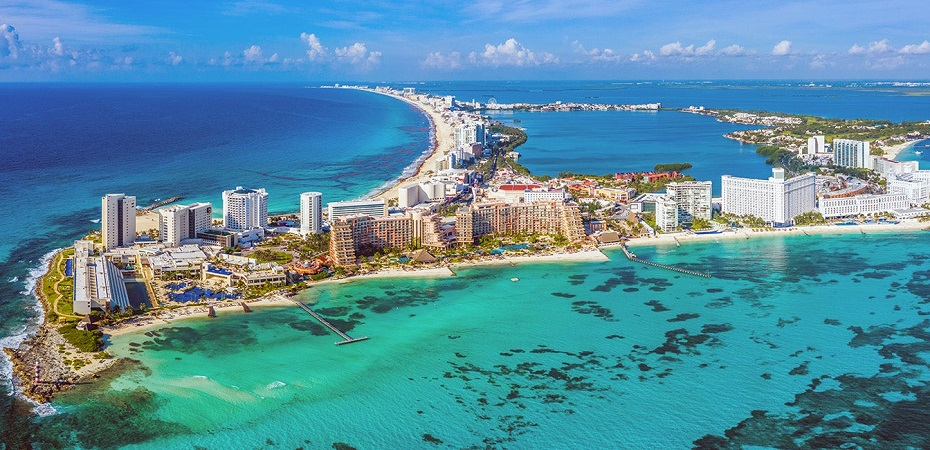
#> input picture assets/cancun.jpg, 930 x 450 px, found by its file name
$ jupyter execute --allow-errors 'Atividade_Segmentação_de_imagens_Parte_1.ipynb'   (shell and % lines are left out)
#> lines starting #> are read from the running program, lines starting #| are printed output that depends on the picture; after the words box and inside, x2 and y2 are one past the last pixel; in counts of white or black regions, pixels touching at a corner belong together
<a href="https://colab.research.google.com/github/natanascimento/image-processing/blob/main/notebooks/Atividade_Segmenta%C3%A7%C3%A3o_de_imagens_Parte_1.ipynb" target="_parent"></a>

# Download das imagens

## Imports iniciais

[cell 1]
import matplotlib.pyplot as plt
from skimage import data
from skimage.filters import try_all_threshold
import matplotlib.pyplot as plt
from skimage import data
import cv2 as cv

## Questão 1

[cell 2]
cancun = cv.imread("/content/cancun.jpg", 0)
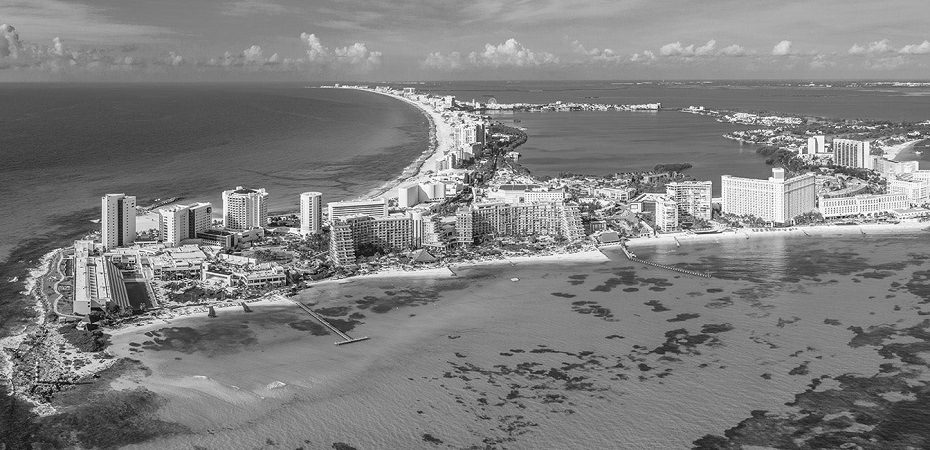
#> cancun: shape (450, 930); min 0, max 255, mean 127.5
plt.imshow(cancun, cmap="gray")

[cell 3]
new_york = cv.imread("/content/new_york.jpg", 0)
#> (the rest of this cell did not finish here and is left out)

[cell 4]
from skimage.filters import threshold_local

block_size = 35
local_thresh = threshold_local(cancun, block_size, offset = 10)
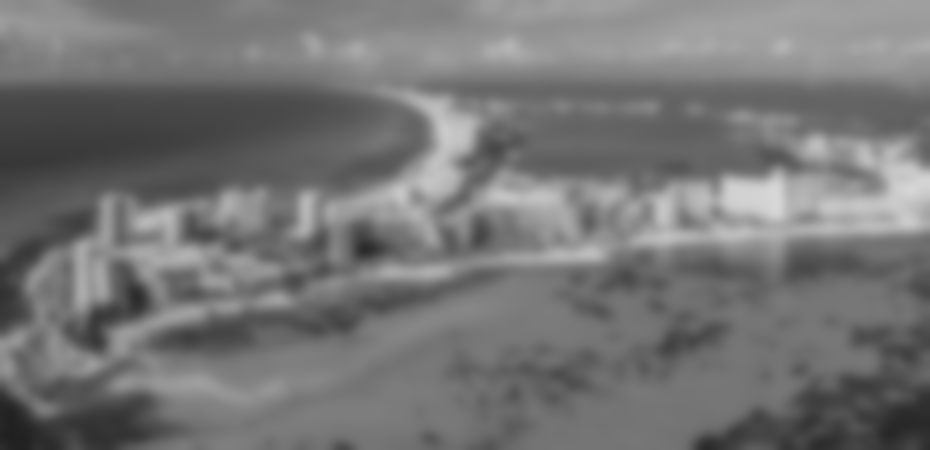
#> local_thresh: shape (450, 930) float64; min 32.8, max 216.4, mean 117.5
binary_local = cancun > local_thresh
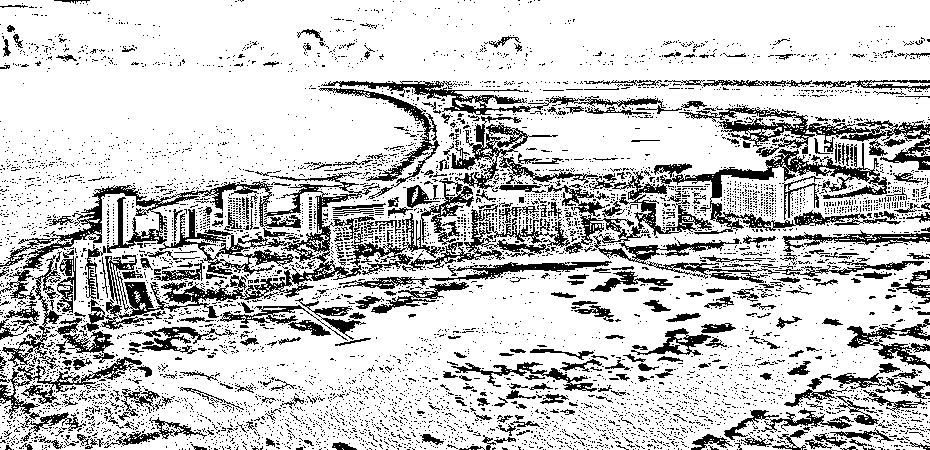
#> binary_local: shape (450, 930) bool; 78.7% white; black in thin lines or dots

plt.imshow(binary_local, cmap="gray")

[cell 5]
from skimage.filters import threshold_otsu

#> (the rest of this cell did not finish here and is left out)

[cell 6]
from skimage.filters import threshold_local

block_size = 35
#> (the rest of this cell did not finish here and is left out)

## Questão 2

[cell 7]
image = data.coins()[50:-50, 50:-50]
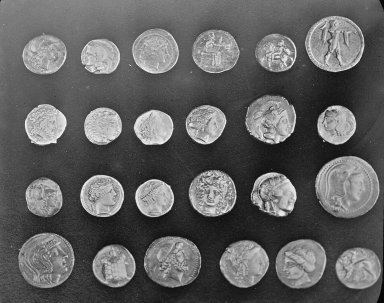
#> input picture skimage.data.coins(), 384 x 303 px
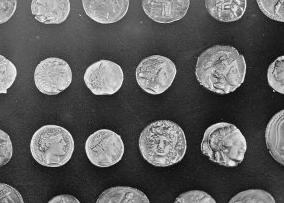
#> image: shape (203, 284); min 7, max 252, mean 91.5
plt.imshow(image, cmap="gray")

[cell 8]
thresh = threshold_otsu(image)
#> thresh = 112
binaryC = image > thresh
#> binaryC: shape (203, 284) bool; 32.2% white; 28 white regions (5 under 20 px), largest, box (x1, y1, x2, y2) and area: (195, 46, 246, 94) 1811, (139, 120, 187, 166) 1600, (30, 125, 74, 167) 1446
plt.imshow(binaryC, cmap="gray")

[cell 9]
from skimage.morphology import closing, square
newBinary = closing(binaryC, square(5))
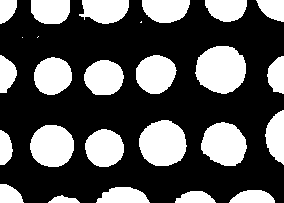
#> newBinary: shape (203, 284) bool; 33.6% white; 26 white regions (3 under 20 px), largest, box (x1, y1, x2, y2) and area: (195, 46, 246, 94) 1895, (139, 120, 187, 166) 1720, (201, 122, 247, 166) 1519
plt.imshow(newBinary, cmap="gray")

[cell 10]
from skimage.segmentation import clear_border
imgCB = clear_border(newBinary)
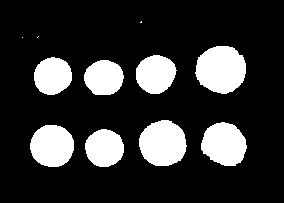
#> imgCB: shape (203, 284) bool; 19.4% white; 11 white regions (3 under 20 px), largest, box (x1, y1, x2, y2) and area: (195, 46, 246, 94) 1895, (139, 120, 187, 166) 1720, (201, 122, 247, 166) 1519
plt.imshow(imgCB, cmap="gray")

[cell 11]
from skimage.measure import label
from skimage.color import label2rgb

li = label(imgCB)
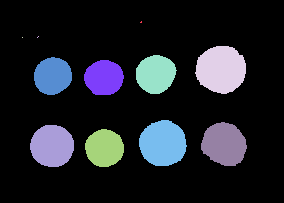
#> li: shape (203, 284) int32; 12 distinct labels, from 0 to 11; one colour per label, 0 black
plt.imshow(li, cmap="gray")

[cell 12]
image_label_overlay = label2rgb(li, image = image)
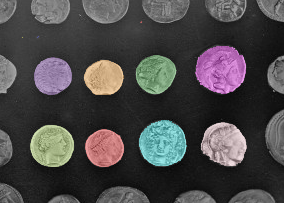
#> image_label_overlay: shape (203, 284, 3) float64; mean R, G, B 0.287, 0.279, 0.281
plt.imshow(image_label_overlay, cmap="gray")

[cell 13]
from skimage.measure import regionprops
import matplotlib.patches as mpatches

fig, ax = plt.subplots(figsize=(10,6))
ax.imshow(image_label_overlay)

for region in regionprops(li):
  if region.area >= 100:
    minr, minc, maxr, maxc = region.bbox
    rect = mpatches.Rectangle((minc, minr), maxc - minc, maxr - minr,
                                  fill=False, edgecolor='blue', linewidth=5)
    ax.add_patch(rect)
#> this loop made 11 passes
#> (minr, minc, maxr, maxc) on passes 4 to 11: (46, 195, 94, 246), (55, 136, 94, 177), (57, 34, 95, 72), (60, 84, 95, 124), (120, 139, 166, 187), (122, 201, 166, 247), (125, 30, 167, 74), (129, 85, 167, 124)
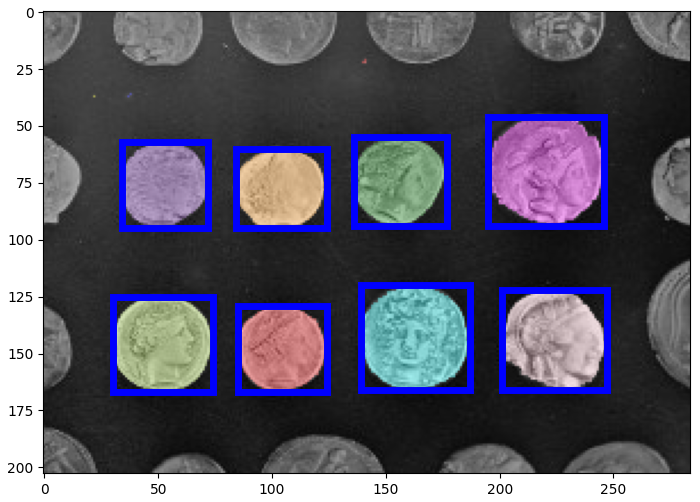
#> figure drawn by matplotlib, 1 panel

$ run again, with assets/pedestres.jpg copied over assets/cancun.jpg
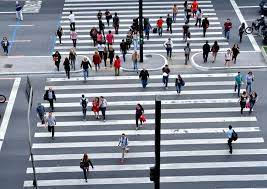
#> input picture assets/pedestres.jpg, 267 x 189 px, found by its file name
#> `binary_local = cancun > local_thresh`:
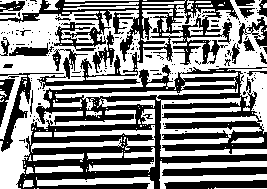
#> binary_local: shape (189, 267) bool; 52.8% white; 163 black regions (137 under 20 px), largest, box (x1, y1, x2, y2) and area: (16, 65, 267, 189) 12951, (0, 0, 239, 89) 5966, (162, 167, 267, 176) 769
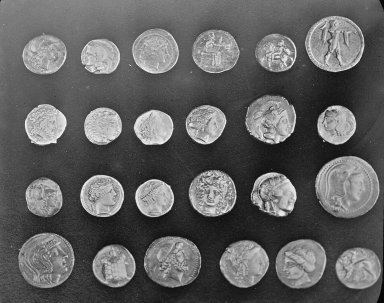
#> input picture skimage.data.coins(), 384 x 303 px
#> thresh = 112
#> binaryC: shape (203, 284) bool; 32.2% white; 28 white regions (5 under 20 px), largest, box (x1, y1, x2, y2) and area: (195, 46, 246, 94) 1811, (139, 120, 187, 166) 1600, (30, 125, 74, 167) 1446
#> newBinary: shape (203, 284) bool; 33.6% white; 26 white regions (3 under 20 px), largest, box (x1, y1, x2, y2) and area: (195, 46, 246, 94) 1895, (139, 120, 187, 166) 1720, (201, 122, 247, 166) 1519
#> li: shape (203, 284) int32; 12 distinct labels, from 0 to 11
#> the loop `for region in regionprops(li):` made 11 passes
#> (minr, minc, maxr, maxc) on passes 4 to 11: (46, 195, 94, 246), (55, 136, 94, 177), (57, 34, 95, 72), (60, 84, 95, 124), (120, 139, 166, 187), (122, 201, 166, 247), (125, 30, 167, 74), (129, 85, 167, 124)
